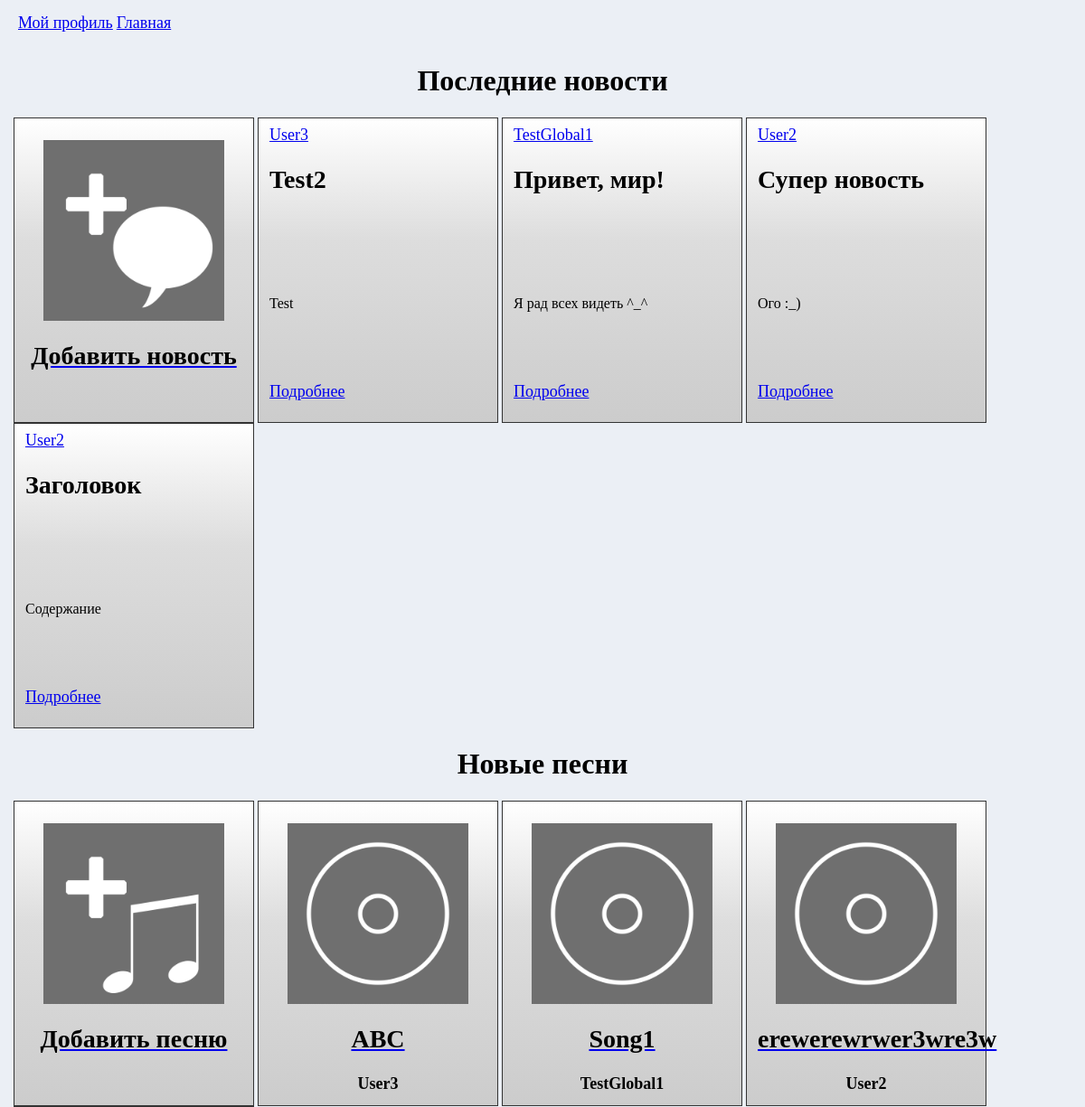
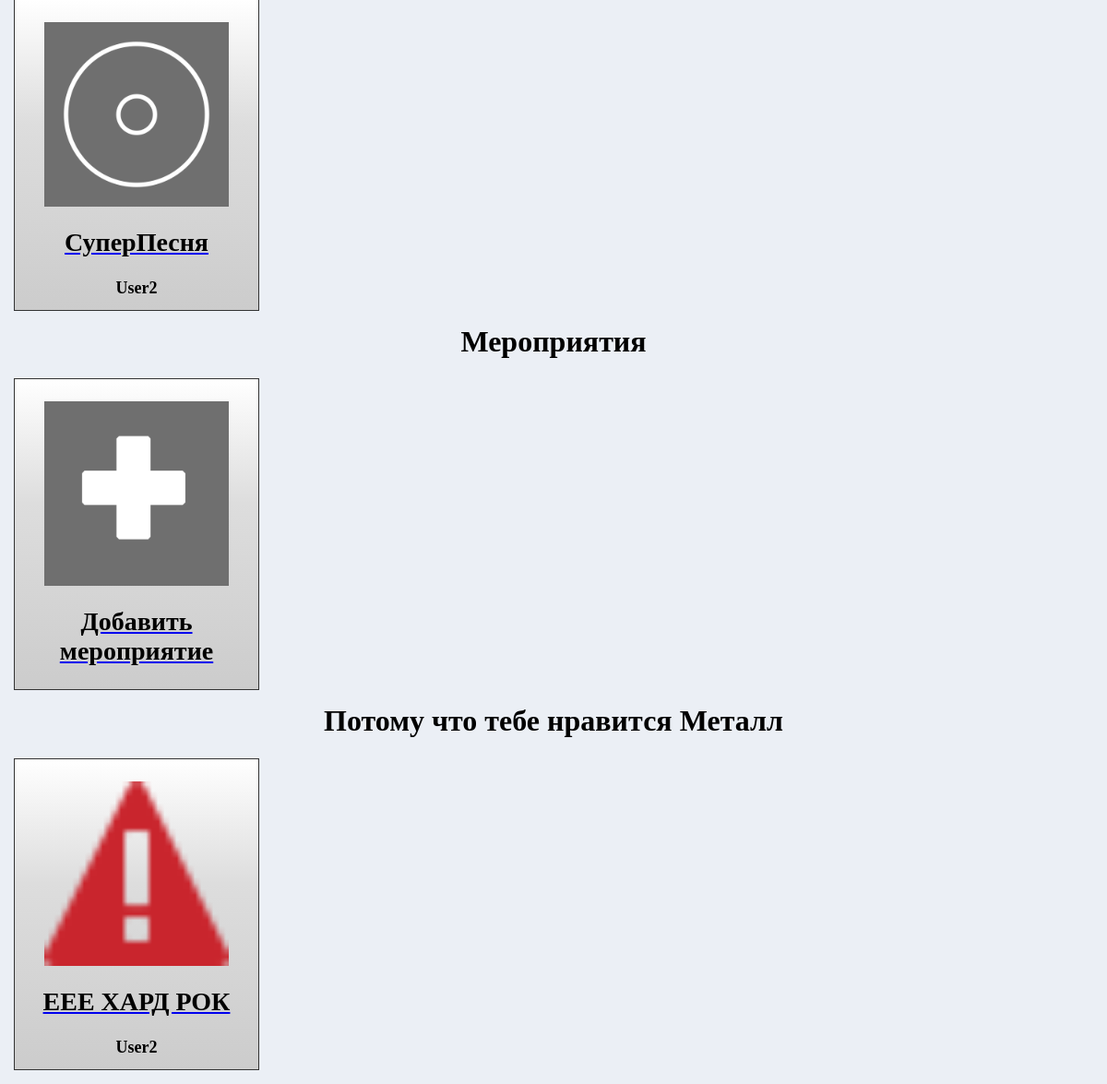
/ (signed in), run on the app's committed database (2 pictures, top to bottom).
### data/posts.py (models this page shows)
class Posts(SqlAlchemyBase):
    __tablename__ = 'posts'
    id = sqlalchemy.Column(sqlalchemy.Integer,
                           primary_key=True, autoincrement=True)
    title = sqlalchemy.Column(sqlalchemy.String, nullable=True)
    content = sqlalchemy.Column(sqlalchemy.String, nullable=True)
    created_date = sqlalchemy.Column(sqlalchemy.DateTime,
                                     default=datetime.datetime.now)
    user_id = sqlalchemy.Column(sqlalchemy.Integer,
                                sqlalchemy.ForeignKey("users.id"))
    user_link = sqlalchemy.Column(sqlalchemy.String)
    post_link = sqlalchemy.Column(sqlalchemy.String)
    likes = sqlalchemy.Column(sqlalchemy.Integer)
    user = orm.relationship('User')

### data/user.py (models this page shows, shortened)
class User(SqlAlchemyBase, UserMixin):
    __tablename__ = 'users'
    id = sqlalchemy.Column(sqlalchemy.Integer,
                           primary_key=True, autoincrement=True)
    name = sqlalchemy.Column(sqlalchemy.String, nullable=True)
    about = sqlalchemy.Column(sqlalchemy.String, nullable=True, default='No bio yet')
    email = sqlalchemy.Column(sqlalchemy.String,
                              index=True, unique=True, nullable=True)
    avatar = sqlalchemy.Column(sqlalchemy.String, default='/static/inf/avatars/classic_avatar.png')
    hashed_password = sqlalchemy.Column(sqlalchemy.String, nullable=True)
    created_date = sqlalchemy.Column(sqlalchemy.DateTime,
                                     default=datetime.datetime.now)
    genres = sqlalchemy.Column(sqlalchemy.String)
    type_user = sqlalchemy.Column(sqlalchemy.String, default='justuser')
    posts = orm.relationship("Posts", back_populates='user')
    def check_password(self, password):
        return check_password_hash(self.hashed_password, password)

### data/song.py (models this page shows)
class Song(SqlAlchemyBase):
    __tablename__ = 'songs'
    id = sqlalchemy.Column(sqlalchemy.Integer,
                           primary_key=True, autoincrement=True)
    title = sqlalchemy.Column(sqlalchemy.String, nullable=True)
    user_id = sqlalchemy.Column(sqlalchemy.Integer,
                                sqlalchemy.ForeignKey("users.id"))
    user_link = sqlalchemy.Column(sqlalchemy.String)
    cover = sqlalchemy.Column(sqlalchemy.String, default='pipstatic/inf/covers/classic.png')
    likes = sqlalchemy.Column(sqlalchemy.Integer)
    genre = sqlalchemy.Column(sqlalchemy.String, default='0')
    link_spotify = sqlalchemy.Column(sqlalchemy.String, default=None)
    link_yandex = sqlalchemy.Column(sqlalchemy.String, default=None)
    link_youtube = sqlalchemy.Column(sqlalchemy.String, default=None)
    user = orm.relationship('User')

### data/genres.py (models this page shows)
class Genre(SqlAlchemyBase):
    __tablename__ = 'genres'
    id = sqlalchemy.Column(sqlalchemy.Integer,
                           primary_key=True, autoincrement=True)
    name = sqlalchemy.Column(sqlalchemy.String, nullable=True)

### main.py (the view)
@app.route('/', methods=['GET', 'POST'])
def start():
    global current_user, userid, username
    current_user, userid, username = get_user_from_session()
    concerts = list(db_sess.query(Events).filter(Events.date >= datetime.datetime(
        datetime.datetime.now().year, datetime.datetime.now().month, datetime.datetime.now().day,
        datetime.datetime.now().hour, datetime.datetime.now().minute)))
    return render_template('start_page.html', current_user=current_user, news=get_post(), songs=get_song(),
                           get_aut=get_author, redirect_song=redirect_song, get_song_from_genre=get_song_from_genre,
                           len=len, concerts=concerts, title='Главная страница')

### main.py (called while the page is built)
def get_user_from_session():
    try:
        user = 0
        mail = session['email']
        passw = session['password']
        if mail is not None and passw is not None:
            user = db_sess.query(User).filter(User.email == str(mail)).first()
        if user and user.check_password(passw):
            login_user(user)
            current_user = user
            userid = current_user.id
            username = current_user.name
            return current_user, userid, username
    except Exception:
        return None, None, None
    return None, None, None

def get_song():
    song = list(db_sess.query(Song))[:-5:-1]
    return song

def get_post():
    post = list(db_sess.query(Posts))[:-5:-1]
    return post

def get_author(ids):
    user = db_sess.query(User).filter(User.id == int(ids)).first()
    return user.name

def get_song_from_genre():
    current_user = get_user_from_session()[0]
    try:
        liked = list(map(int, current_user.genres.split(';')))
        songs = [(db_sess.query(Genre).filter(Genre.id == elem).first(),
                  list(db_sess.query(Song).filter(Song.genre == elem))) for elem in liked]
    except Exception:
        songs = []
    return songs

### templates/start_page.html (shortened to what this page needs)
{% extends "base.html" %}
{% block content %}
<h1 style="display: flex;justify-content: center;">Последние новости</h1>
{% if typeuser != "void" %}
<div class="start-posts" style="margin: 15px;">
<div class="start-post">
    <p style="display: flex;justify-content: center;"><img src="/static/inf/buttons/add_post.png" width="200px" height="200px"></p>
    <a href="/add_news"><h2 style="text-align: center; color: black;">Добавить новость</h2></a>
</div>
{% endif %}
{% for item in news%}
<div class="start-post">
    <div class="link-on-user">
    <a href={{item.user_link}}>{{item.user.name}}</a>
    </div>
    <div class="post-title">
    <h2>{{item.title[:30]}}</h2>
    </div>
    <div class="post-content">
    <p style="word-wrap: break-word">
        {{item.content[:50]}}
    </p>
    </div>
    <a href={{item.post_link}}>Подробнее</a>
</div>
{% endfor %}
<h1 style="display: flex;justify-content: center;">Новые песни</h1>
</div>
<div class="start-songs" style="margin: 15px;">
    <div class="start-song">
        <p style="display: flex;justify-content: center;"><img src="/static/inf/buttons/add_song.png" width="200px" height="200px"></p>
        <a href="/add_song"><h2 style="text-align: center; color: black;">Добавить песню</h2></a>
    </div>
    {% for item in songs %}
    <div class="start-song">
        <p style="display: flex;justify-content: center;"><img src={{item.cover}} onerror="this.src='/static/inf/covers/classic.png'"
            width="200px" height="200px"></p>
        <a href="redirect-song/{{item.id}}"><h2 style="text-align: center; color: black;">{{ item.title }}</h2></a>
        <h3 style="text-align: center; color: black; margin-top: 15px;">{{get_aut(item.user_id)}}</h3>
    </div>
    {% endfor %}
</div>
<h1 style="text-align: center; color: black; margin-top: 15px;">Мероприятия</h1>
<div style="margin: 15px">
    <div class="start-concert">
        <p style="display: flex;justify-content: center;"><img src="/static/inf/buttons/add_event.png" width="200px" height="200px"></p>
        <a href="/set_event"><h2 style="text-align: center; color: black;">Добавить мероприятие</h2></a>
    </div>
</div>
<div class="recommendations" style="margin: 15px;">
{% for elem1, elem2 in get_song_from_genre() %}
<h1 style="text-align: center; color: black; margin-top: 15px;">Потому что тебе нравится {{elem1.name}}</h1>
{% if len(elem2) != 0 %}
{% for item in elem2[:5] %}
    <div class="start-song">
        <p style="display: flex;justify-content: center;"><img src={{item.cover}} onerror="this.src='/static/inf/covers/classic.png'"
            width="200px" height="200px"></p>
        <a href="/redirect-song/{{item.id}}"><h2 style="text-align: center; color: black;">{{ item.title }}</h2></a>
        <h3 style="text-align: center; color: black; margin-top: 15px;">{{get_aut(item.user_id)}}</h3>
    </div>
{% endfor %}
{% else %}
<h3 style="text-align: center; color: black; margin-top: 15px;">Мы не нашли песни этого жанра</h3>
{% endif %}
{% endfor %}
</div>
{% endblock %}

### static/styles/base.css (style rules this page uses)
body { background-color: #ebeff5; margin: 0 }
h1 { font-family: "Tahoma"; font-size: 32px; }
h2 { font-family: "Tahoma"; font-size: 28px; }
h3 { font-family: "Tahoma"; font-size: 18px; }
a { font-family: "Bahnschrift Condensed"; font-size: 18px; }
p { font-family: "Tahoma"; font-size: 16px }
.post-title { height: 8em; }
.post-content { height: 6em; }
.start-post { height: 20em; border: 1px solid #333; padding: 8px 12px; background-image: linear-gradient(180deg, #fff, #ddd 40%, #ccc); display: inline-block; vertical-align: top; transition: box-shadow 0.1s ease-in; width: 15em }
.start-song { height: 20em; border: 1px solid #333; padding: 8px 12px; background-image: linear-gradient(180deg, #fff, #ddd 40%, #ccc); vertical-align: top; display: inline-block; transition: box-shadow 0.1s ease-in; width: 15em }
.start-concert { height: 20em; border: 1px solid #333; padding: 8px 12px; background-image: linear-gradient(180deg, #fff, #ddd 40%, #ccc); vertical-align: top; display: inline-block; transition: box-shadow 0.1s ease-in; width: 15em }

### data on the page
Posts: user.name "User3", title "Test2", content "Test"
Posts: user.name "TestGlobal1", title "Привет, мир!", content "Я рад всех видеть ^_^"
Posts: user.name "User2", title "Супер новость", content "Ого :_)"
Posts: user.name "User2", title "Заголовок", content "Содержание"
Song: title "ABC"
User: name "User3"
Song: title "Song1"
User: name "TestGlobal1"
Song: title "erewerewrwer3wre3w", user.name "User2"
Song: cover (picture), title "СуперПесня", user.name "User2"
Genre: name "Металл"
Song: cover (picture), title "ЕЕЕ ХАРД РОК", user.name "User2"
